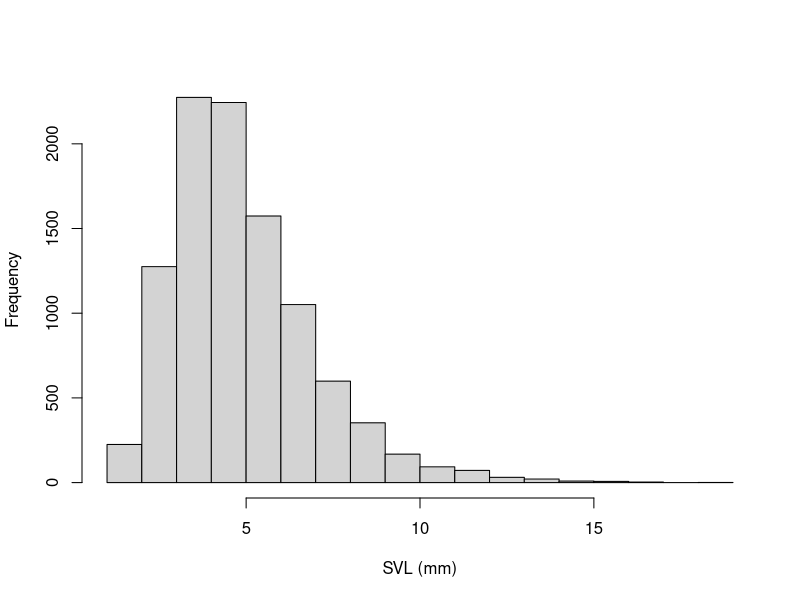
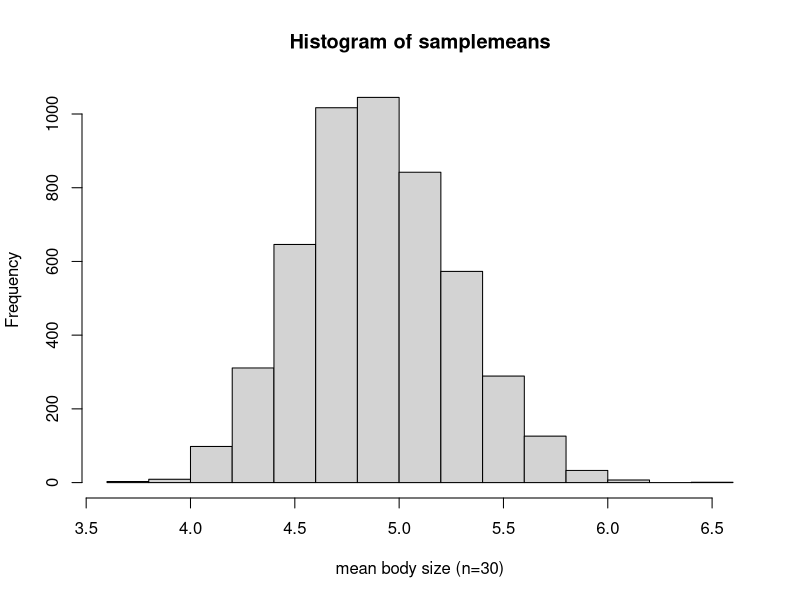
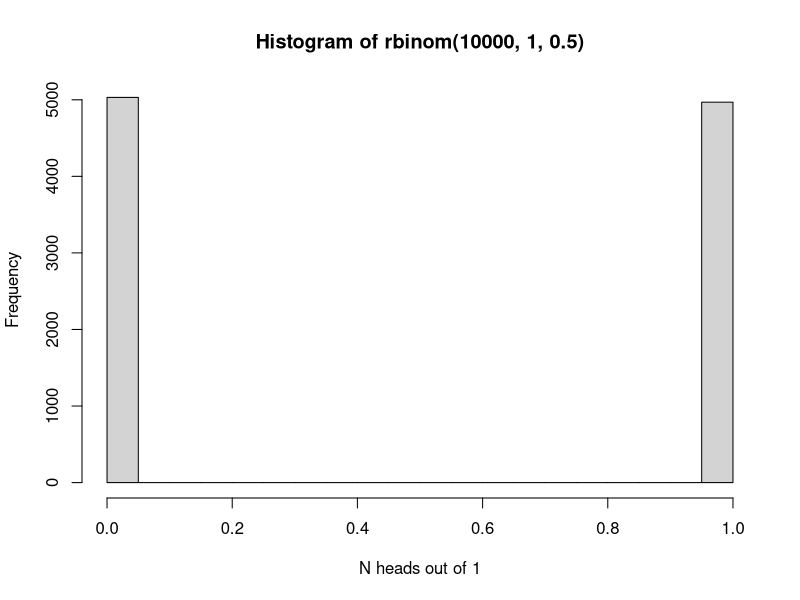
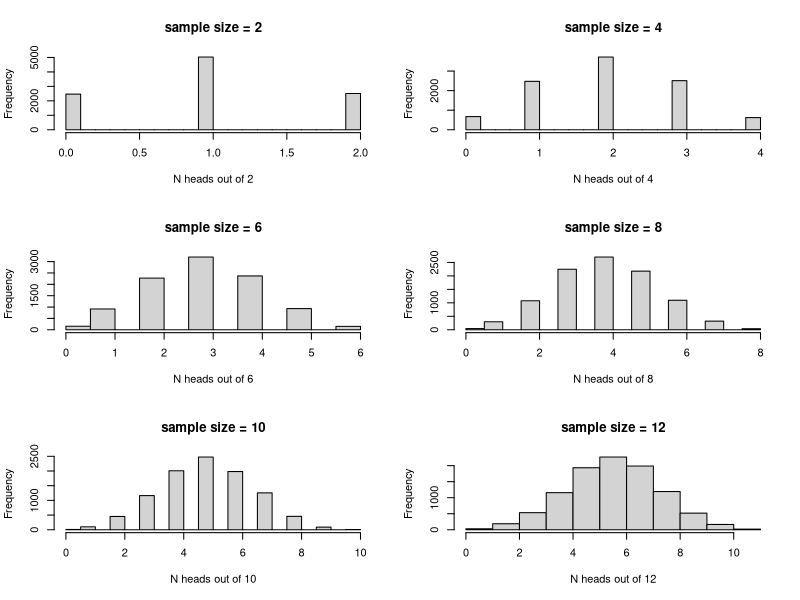
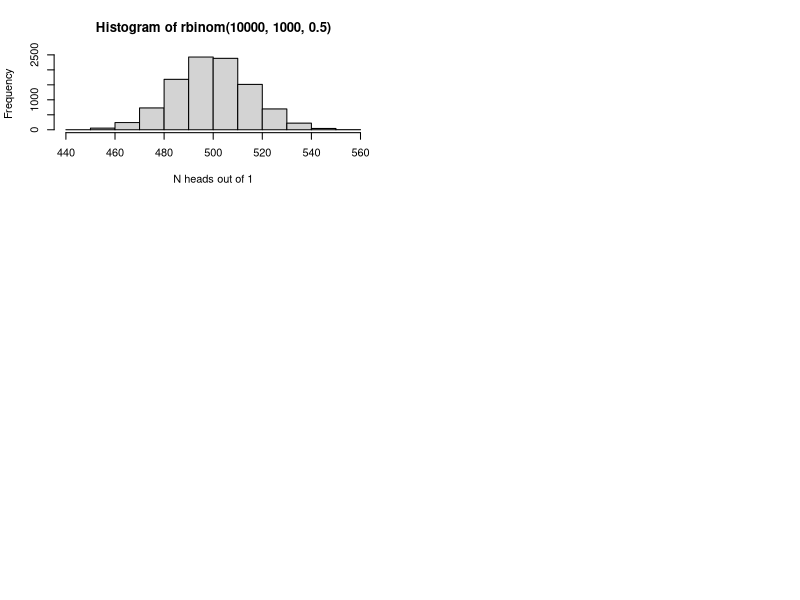
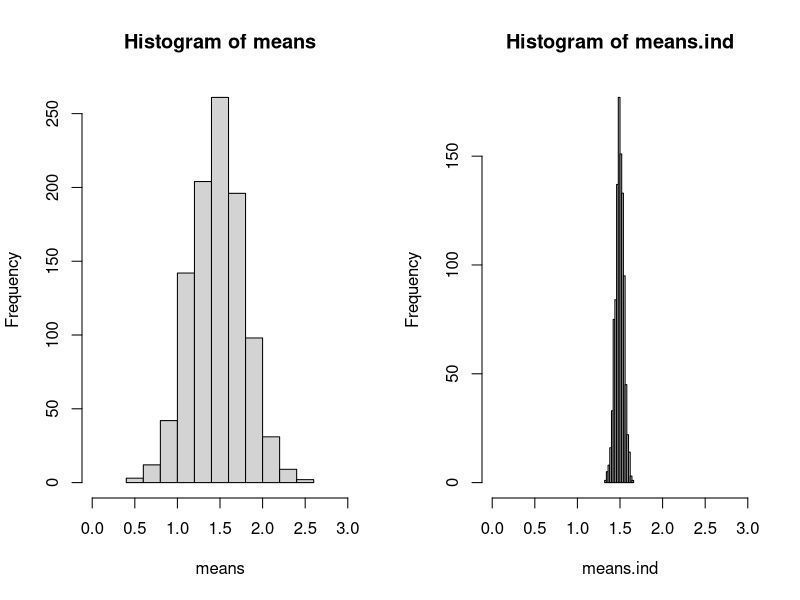
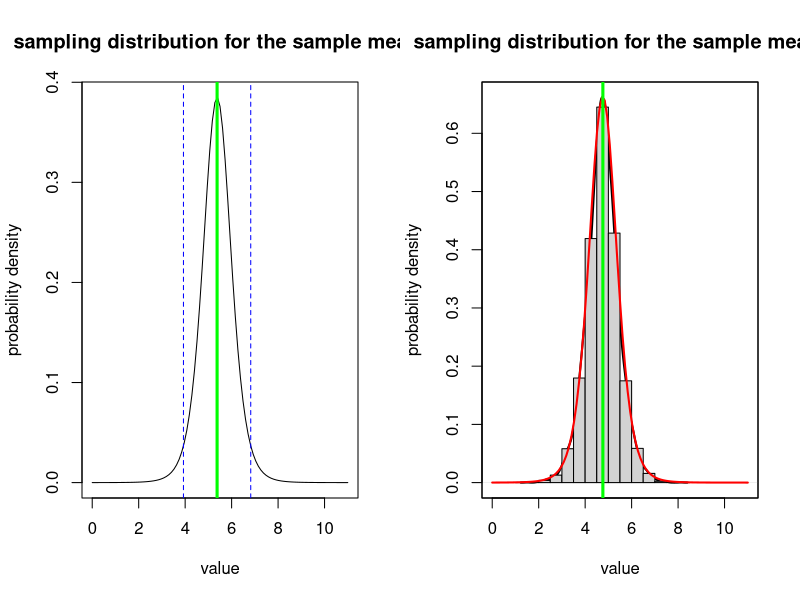
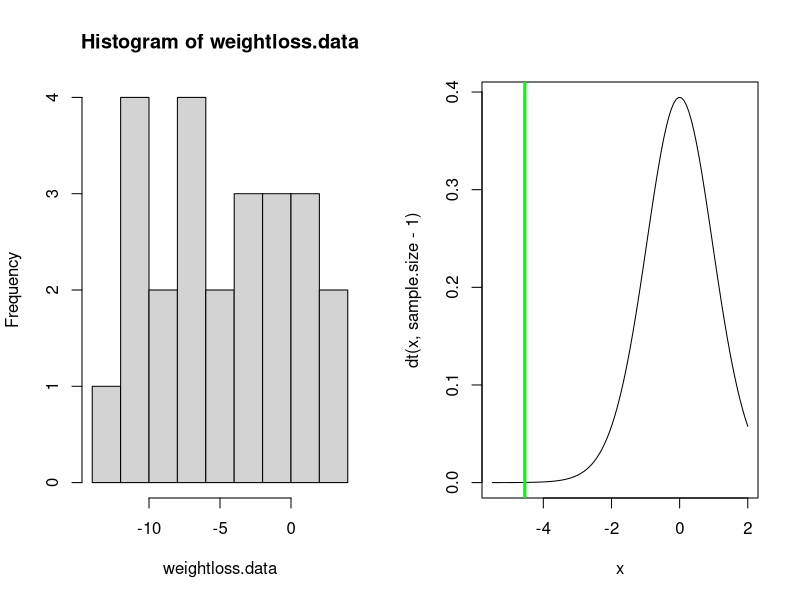

Here is the R script that generated these plots, in order:
## ---- chunk 1

knitr::opts_chunk$set(echo = TRUE, cache = TRUE)

## ---- chunk 2

#  NRES 710, Lecture 1     --------------------------------------                          
#    University of Nevada, Reno     
#    Basic Concepts of Probability and statistics      

## ---- chunk 3

#### ALL FROGS IN CA

allfrogs.bodysize <- rlnorm(10000,1.5,0.4)        # statistical 'population'
hist(allfrogs.bodysize,main="",xlab="SVL (mm)")   # plot out histogram

truemean_SVL <- mean(allfrogs.bodysize)           # the 'parameter'
truemean_SVL 

## ---- chunk 4

mysample <- sample(allfrogs.bodysize,10)    # take sample of size 10 (10 frogs measured)
mean(mysample)   # compute the sample mean


## ---- chunk 5

mysample <- sample(allfrogs.bodysize,20)    # take sample of size 20 (20 frogs measured)
mean(mysample)   # compute the sample mean


## ---- chunk 6

lotsofsamples <- list()

for(s in 1:5000){
  lotsofsamples[[paste0("sample",s)]] <- sample(allfrogs.bodysize,30)    # take sample of size 30 (20 frogs measured)
}

lotsofsamples$sample1
lotsofsamples$sample99
lotsofsamples$sample732

## ---- chunk 7

samplemeans <- sapply(lotsofsamples,mean)

hist(samplemeans,xlab="mean body size (n=30)")

## ---- chunk 8

hist(rbinom(10000,1,.5),xlab="N heads out of 1")

## ---- chunk 9
par(mfrow=c(3,2))
for(i in seq(2,12,2)){
   hist(rbinom(10000,i,.5),main=paste0("sample size = ",i),xlab=sprintf("N heads out of %s",i)) 
}

## ---- chunk 10

hist(rbinom(10000,1000,.5),xlab="N heads out of 1")

## ---- chunk 11

# pseudoreplication demonstration

meansize.allfrogs <- 1.5    # population mean 
sdsize.allfrogs <- 0.5     # population sd
sdsize.amongpond <- 0.44   # standard deviation among ponds 

nponds <- 5000   # total number of ponds in the population
nfrogs.perpond <- 1000    # 1000 frogs in each pond


## ---- chunk 12

pondmeans <- rnorm(nponds,meansize.allfrogs,sdsize.amongpond)
 # hist(pondmeans)
allfrogs <- sapply(pondmeans, function(t) rnorm(nfrogs.perpond,t,sqrt(sdsize.allfrogs^2-sdsize.amongpond^2)) )
rownames(allfrogs) <- paste0("frog",1:(nfrogs.perpond))
colnames(allfrogs) <- paste0("pond",1:nponds)

  # confirm that population mean and standard deviation are as specified
sd(allfrogs)
mean(allfrogs)

## ---- chunk 13

nponds.sampled <- 2
nsamp.perpond <- 50 

ponds.sampled <- sample(1:nponds,nponds.sampled)
frogs.sampled <- replicate(nponds.sampled,sample(1:nfrogs.perpond,nsamp.perpond))

thissamp <- sapply(1:nponds.sampled,function(t) allfrogs[frogs.sampled[,t],ponds.sampled[t]])
rownames(thissamp) <- paste0("frog",1:(nsamp.perpond))
colnames(thissamp) <- paste0("pond",1:nponds.sampled)

head(thissamp)

## ---- chunk 14

test <- t.test(as.vector(thissamp),mu=1.5,alternative="greater")
test

## ---- chunk 15

means <- numeric(1000)
means.ind <- numeric(1000)

ttest <- numeric(1000)
ttest.ind <- numeric(1000)

for(scenario in 1:1000){
  ponds.sampled <- sample(1:nponds,nponds.sampled)
  frogs.sampled <- replicate(nponds.sampled,sample(1:nfrogs.perpond,nsamp.perpond))
  
  thissamp <- sapply(1:nponds.sampled,function(t) allfrogs[frogs.sampled[,t],ponds.sampled[t]])
  thissamp.ind <- matrix(sample(allfrogs,nsamp.perpond*nponds.sampled),ncol=nponds.sampled)
  
  means[scenario] <- mean(thissamp)
  means.ind[scenario] <- mean(thissamp.ind)
  
  test <- t.test(as.vector(thissamp),mu=1.5,alternative="greater")
  test.ind <- t.test(as.vector(thissamp.ind),mu=1.5,alternative="greater")
  
  ttest[scenario] <- test$p.value
  ttest.ind[scenario] <- test.ind$p.value
  
}



## ---- chunk 16

layout(matrix(1:2,nrow=1))
hist(means,xlim=c(0,3))
hist(means.ind,xlim=c(0,3))

length(which(ttest<0.05))/1000

length(which(ttest.ind<0.05))/1000

## ---- chunk 17

#######
# Sampling distribution: the sample mean

mysample <- c(4.1,3.5,3.7,6.6,8.0,5.4,7.3,4.4)
mysample
n <- length(mysample)    # sample size
sample.mean <- mean(mysample)  # sample mean
sample.stdev <- sd(mysample)   # sample standard deviation (r uses denominator of n-1 by default!)
std.error <- sample.stdev/sqrt(n) 

std.error 

## ---- chunk 18

sampdist <- function(x){dt((x-sample.mean)/std.error,n-1)}
curve(sampdist,0,11,ylab="probability density",xlab="value",main="sampling distribution for the sample mean!")
abline(v=sample.mean,col="green",lwd=3)
confint <- c(sample.mean+std.error*qt(0.025,n-1),sample.mean+std.error*qt(0.975,n-1))
abline(v=confint,col="blue",lty=2)

## ---- chunk 19

#######
# Sampling distribution: the sample mean #2 (brute force simulation version)

mysample <- c(4.1,1.5,3.7,6.6,8.0,4.5,5.3,4.4)
mysample
n <- length(mysample)    # sample size
sample.mean <- mean(mysample)  # sample mean
sample.stdev <- sd(mysample)   # sample standard deviation (r uses denominator of n-1 by default!)

simulated.samples <- list()
for(s in 1:10000){
  sd1 <- sqrt(sum((sample(mysample,length(mysample)-1,replace = T)-sample.mean)^2)/(length(mysample)-2))  # account for unknown standard deviation
  simulated.samples[[paste0("sample ",s)]] <- rnorm(n,sample.mean,sd1)
}
sampling.distribution <- sapply(simulated.samples,mean)

plot(density(sampling.distribution),xlim=c(0,11),ylab="probability density",xlab="value",main="sampling distribution for the sample mean!",lwd=2)    # plot the brute-force sampling distribution
hist(sampling.distribution,add=T,freq=F)
par(new=T)
curve(sampdist,0,11,xlim=c(0,11),xaxt="n",yaxt="n",xlab="",ylab="",col="red",lwd=2)  # official sampling distribution
abline(v=sample.mean,col="green",lwd=3)



## ---- chunk 20

## Paired t-test example:

weightloss.data <- c(-10.4,-11.6,3.9,1.5,-0.3,-3.5 -10.0,-6.7,-6.1,-2.4,-6.0,2.3,0.1,-4.1,-3.2, -11.3,-3.2,-9.3,-7.5,-5.7,-0.1,0.0,-9.8,1.0,-11.9)
hist(weightloss.data,breaks=7)
mean.weightloss <- mean(weightloss.data)
null.weightloss <- 0
stdev.weightloss <- sd(weightloss.data)
sample.size <- length(weightloss.data)
std.error <- stdev.weightloss/sqrt(sample.size)

t.statistic <- (mean.weightloss-null.weightloss)/std.error
t.statistic

curve(dt(x,sample.size-1),-5.5,2)
abline(v=t.statistic,col="green",lwd=3)

t.crit <- qt(0.05,sample.size-1)    # 'critical value' of the t statistic- you can reject the null if your value is more extreme than this!

p=pt(t.statistic,sample.size-1)    # p value
p    # this is the p value


####### Alternative: use R's built in t test

t.test(weightloss.data,alternative = "less")   # should get the same p=value!

## ---- chunk 21

### confidence interval for weight loss data

# summary(weightloss.data)
# 
# mean.weightloss    # mean weight loss
# std.error          # standard error of weight loss

curve(dt(x,sample.size),-4,4,xaxt="n",xlab="weight loss",ylab="probability density")
axis(1,at=seq(-4,4,2),labels = round(mean.weightloss+std.error*seq(-4,4,2),1) )
abline(v=0,col="blue",lwd=3)

t.crit <- qt(0.975,sample.size-1)    # for 95% confidence interval

abline(v=-1*t.crit,col="red",lty=2)
abline(v=1*t.crit,col="red",lty=2)

lower.bound <- mean.weightloss - t.crit*std.error
upper.bound <- mean.weightloss + t.crit*std.error

lower.bound

upper.bound

## ---- chunk 22

## Chi squared goodness-of-fit example

birthdays.bymonth <- c(40,23,33,39,28,29,45,31,22,34,44,20)
months <- c("Jan","Feb","Mar","Apr","May","Jun","Jul","Aug","Sep","Oct","Nov","Dec")
names(birthdays.bymonth) <- months

sample.size <- sum(birthdays.bymonth)
k = length(birthdays.bymonth)   # number of categories (months)
exp.birthdays.bymonth <- sample.size*rep(1/k,times=k)   # compute the expected number under the null hypothesis.

Chisq.stat <- sum((birthdays.bymonth-exp.birthdays.bymonth)^2/exp.birthdays.bymonth)
Chisq.stat


## View the summary statistic along with its sampling distribution under the null hypothesis

curve(dchisq(x,k-1),0,75)
abline(v=Chisq.stat,col="green",lwd=3)

p <- 1-pchisq(Chisq.stat,k-1)
p


### use R's built in chi squared function

chisq.test(birthdays.bymonth)     # should get the same p value!


## ---- chunk 23

## Z test  (Ben Sullivan example)

df <- read.csv("GSW_height.csv")
GSWheight <- df$Height
GSWheight
mean.gsw <- mean(GSWheight)
sd.gsw <- sd(GSWheight) 
sd.pop <- 4
mean.pop <- 79
n <- length(GSWheight)
s.e. <- sd.pop/sqrt(n)

null.height <- mean.pop   # null: GSW are sampled randomly from the pool of all NBA players. They are not fundamentally different!

z.statistic <- (mean.gsw-null.height)/s.e.
z.statistic

curve(dnorm(x),-3,3)    # we assume that the z statistic is normally distributed- standard normal!
abline(v=z.statistic,col="green",lwd=3)

p <- 1-pnorm(z.statistic)    # is the p value enough evidence to tell you that GSW players are taller than the NBA average??
p       

pnorm(z.statistic)

## ---- chunk 24

# Discrete probability distributions ---------------------

mean <- 5
rpois(10,mean)    # note: the random numbers sampled from this distribution have no decimal component

             # plot discrete probabilities of getting particular outcomes!
xvals <- seq(0,15,1)
probs <- dpois(xvals,lambda=mean)
names(probs) <- xvals
               
barplot(probs,ylab="Probability Mass",main="Poisson distribution (discrete)")

barplot(cumsum(probs),ylab="Cumulative Probability",main="Poisson distribution (discrete)")   # cumulative distribution

sum(probs)   # just to make sure it sums to 1!  Does it???

## ---- chunk 25

#########
# continuous distributions

shape1 = 0.5
shape2 = 0.5

rbeta(10,shape1,shape2)   # generate 10 random numbers from a continuous distribution

curve(dbeta(x,shape1,shape2),ylab="probability density",xlab="possibilities")   # probability density function (PDF)

curve(pbeta(x,shape1,shape2),ylab="cumulative probability",xlab="possibilities")   # cumulative distribution

integrate(f=dbeta,lower=0,upper=1,shape1=shape1,shape2=shape2)    # just to make sure it integrates to 1!!

## ---- chunk 26

# random number generators

rnorm(10)    # generate 10 random numbers from a standard normal distribution
rnorm(5,25,5)  # generate 5 random numbers from a normal distribution with mean=25 and sd=5
rpois(8,18)  # generate 8 random numbers from a poisson distribution with mean=18

## ---- chunk 27

## probability density function example 

curve(dt(x,8),-4,4,xlab="possibilities",ylab='relative probability (prob density)')

## ---- chunk 28

## probability mass function example 

x <- barplot(sapply(0:10,function(t) dpois(t,2)),xlab="possibilities",ylab='probability')
axis(1,at=x,labels=0:10)

## ---- chunk 29

## cumulative distribution function  

    # for continuous distribution
curve(pt(x,df=8),-4,4,xlab="possibilities",ylab='cumulative probability')

    # for discrete distribution
x <- barplot(sapply(0:10,function(t) ppois(t,2)),xlab="possibilities",ylab='cumulative probability')
axis(1,at=x,labels=0:10)

## ---- chunk 30

## quantile function  

    # for continuous distribution
curve(qt(x,df=8),0,1,xlab="cumulative probability",ylab='quantile')

    # for discrete distribution
curve(qpois(x,4),0,1,xlab="cumulative probability",ylab='quantile')

## ---- chunk 31

##########
# Binomial

size <- 10
prob <- 0.3
rbinom(10,size,prob)

xvals <- seq(0,size,1)
probs <- dbinom(xvals,size,prob)
names(probs) <- xvals
               
barplot(probs,ylab="Probability",main="Binomial distribution")

barplot(cumsum(probs),ylab="Cumulative Probability",main="Binomial distribution")   # cumulative distribution

sum(probs)   # just to make sure it sums to 1!  Does it???

## ---- chunk 32

#########
# Gaussian (normal)

mean = 7.1
stdev = 1.9

rnorm(10,mean,stdev)

curve(dnorm(x,mean,stdev),0,15)   # probability density

curve(pnorm(x,mean,stdev),0,15)   # cumulative distribution

integrate(f=dnorm,lower=-Inf,upper=Inf,mean=mean,sd=stdev)    # just to make sure it integrates to 1!!


## ---- chunk 33

#########
# t distribution

df = 6

rt(10,df)     # random numbers from the t distribution

curve(dt(x,df),-4,4)   # probability density

curve(pt(x,df),-4,4)   # cumulative distribution

integrate(f=dt,lower=-Inf,upper=Inf,df=df)    # just to make sure it integrates to 1!!


## ---- chunk 34

#########
# Chi-squared distribution

df = 6

rchisq(10,df)     # random numbers from the chi squared distribution

curve(dchisq(x,df),0,15)   # probability density

curve(pchisq(x,df),0,15)   # cumulative distribution

integrate(f=dchisq,lower=0,upper=Inf,df=df)    # just to make sure it integrates to 1!!


